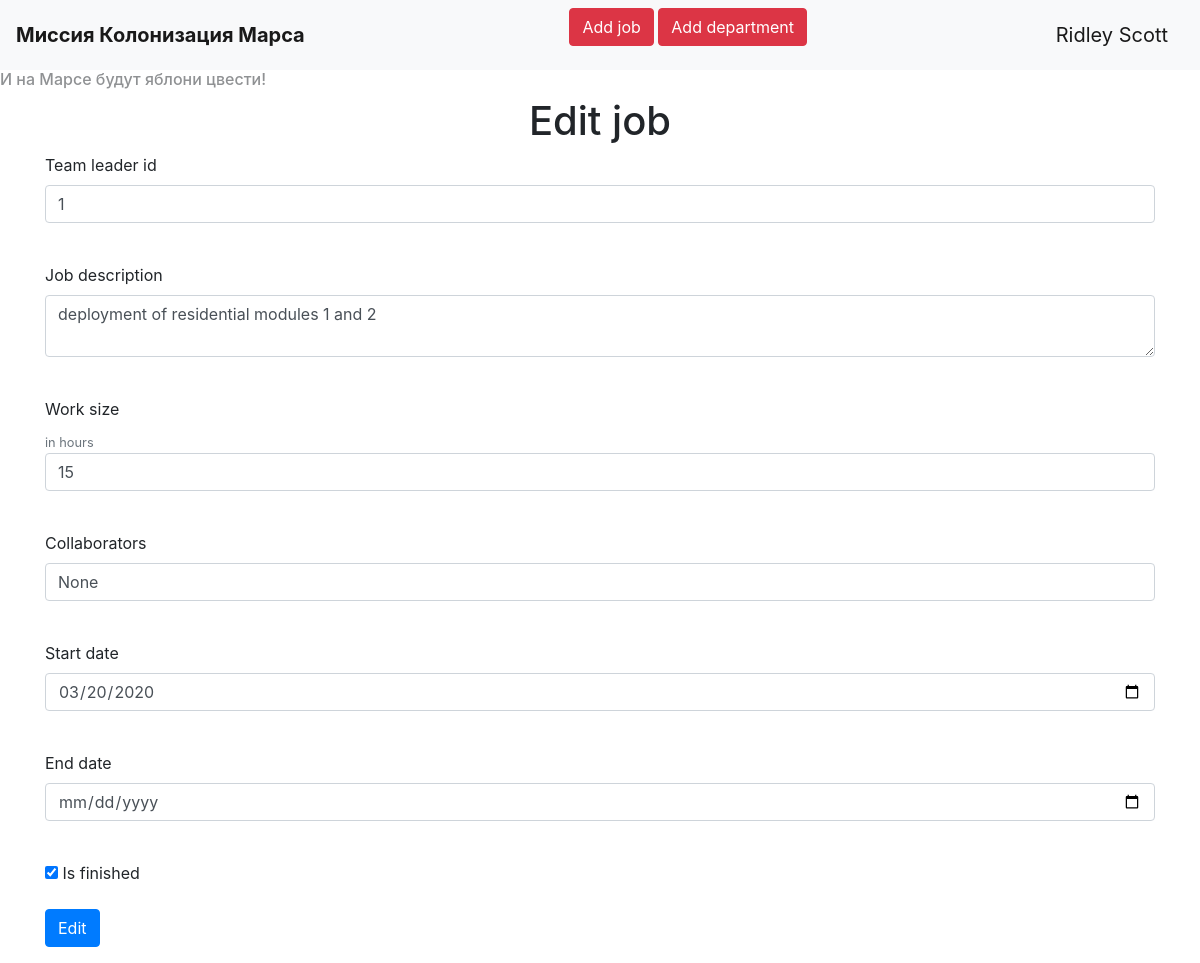
Screenshot of /edit/job/1 (signed in) with the database file from the repository.
### __all_models.py (models this page shows, shortened)
class User(SqlAlchemyBase, UserMixin):
    __tablename__ = 'users'
    id = sqlalchemy.Column(sqlalchemy.Integer, primary_key=True, autoincrement=True)
    surname = sqlalchemy.Column(sqlalchemy.String)
    name = sqlalchemy.Column(sqlalchemy.String)
    age = sqlalchemy.Column(sqlalchemy.Integer)
    position = sqlalchemy.Column(sqlalchemy.String)
    speciality = sqlalchemy.Column(sqlalchemy.String)
    address = sqlalchemy.Column(sqlalchemy.String)
    email = sqlalchemy.Column(sqlalchemy.String, unique=True)
    hashed_password = sqlalchemy.Column(sqlalchemy.String)
    modified_date = sqlalchemy.Column(sqlalchemy.DateTime)
    username = sqlalchemy.Column(sqlalchemy.String, unique=True)

class Jobs(SqlAlchemyBase):
    __tablename__ = 'jobs'
    id = sqlalchemy.Column(sqlalchemy.Integer, primary_key=True, autoincrement=True)
    team_leader = sqlalchemy.Column(sqlalchemy.Integer, sqlalchemy.ForeignKey('users.id'))
    job = sqlalchemy.Column(sqlalchemy.String)
    work_size = sqlalchemy.Column(sqlalchemy.Integer)
    collaborators = sqlalchemy.Column(sqlalchemy.String)
    start_date = sqlalchemy.Column(sqlalchemy.DateTime, default=datetime.datetime.now())
    end_date = sqlalchemy.Column(sqlalchemy.DateTime)
    is_finished = sqlalchemy.Column(sqlalchemy.Boolean)
    creator_id = sqlalchemy.Column(sqlalchemy.Integer)
    users = orm.relation('User')
    tm_leader = orm.relationship('User', foreign_keys='Jobs.team_leader')

### main.py (the view, shortened to what this page needs)
@app.route('/edit/<type>/<int:id>', methods=['GET', 'POST'])
@login_required
def edit_item(type, id):
    if type == 'job':
        form = NewJobForm()
        form.submit.label.text = 'Edit'
        sesion = db_session.create_session()
        job = sesion.query(Jobs).get(id)
        if not job:
            abort(404)
        if request.method == 'GET':
            form.collaborator.data = 'None'
            form.job.data = job.job
            form.work_size.data = job.work_size
            form.team_leader.data = job.team_leader
            form.start_date.data = job.start_date
            form.end_date.data = job.end_date
            form.is_finished.data = job.is_finished
        return render_template('newjob.html', add_title='Edit job', title='Job edit', form=form)

### forms.py
class NewJobForm(FlaskForm):
    team_leader = IntegerField('Team leader id', validators=[DataRequired()])
    job = TextAreaField('Job description', validators=[DataRequired()])
    work_size = FloatField('Work size', validators=[DataRequired()])
    collaborator = StringField('Collaborators', validators=[DataRequired()])
    start_date = DateField('Start date', default=datetime.datetime.today(), format='%Y-%m-%d')
    end_date = DateField('End date', default=datetime.datetime.today(), format='%Y-%m-%d')
    is_finished = BooleanField('Is finished', default=False)
    submit = SubmitField('Add job')

### db_session.py (called while the page is built)
def create_session() -> Session:
    global __factory
    return __factory()

### main.py (called while the page is built)
@login_manager.user_loader
def load_user(id):
    sesion = db_session.create_session()
    return sesion.query(User).get(id)

### templates/newjob.html (shortened to what this page needs)
{% extends "base.html" %}
{% block content %}
    <div align="center">
    <h1>{{add_title}}</h1>
    </div>
    <form action="" method="post" novalidate>
        {% for field in form if field.name != 'csrf_token' and field.name != 'submit'%}
        <p>
            {% if field.name != 'is_finished'%}
            {{ field.label }}<br>
            {% if field.name == 'work_size' %}
                <small class="text-muted">in hours</small>
            {% endif %}
            {{ field(class="form-control") }}<br>
            {% else %}
                {{field()}} {{field.label}}
            {% endif %}
        </p>
        {% endfor %}
        <p>{{form.submit(class="btn btn-primary",type="submit")}}</p>
    </form>
{% endblock %}

### templates/base.html (shortened to what this page needs)
<!doctype html>
<html lang="en">
<head>
    <link rel="stylesheet"
          href="https://stackpath.bootstrapcdn.com/bootstrap/4.4.1/css/bootstrap.min.css"
>
    <link rel="stylesheet" href="{{ url_for('static', filename='css/style.css') }}">
</head>
<body>
<header>
    <nav class="navbar navbar-light bg-light">
        <a class="navbar-brand" href="/"><b>Миссия Колонизация Марса</b></a>
        {% if request.path != '/addjob'%}
        <p>
        <a class="btn btn-danger" href="/addjob">Add job</a>
        <a class="btn btn-danger" href="/adddepartment">Add department</a>
        </p>
        {% endif %}
        {% if current_user.is_authenticated %}
            <a class="navbar-brand" href="/logout">{{ current_user.name }} {{ current_user.surname }}</a>
        {% else %}
            <p>
            <a class="btn btn-primary " href="/register">Зарегистрироваться</a>
            <a class="btn btn-success" href="/login">Войти</a>
            </p>
        {% endif %}
    </nav>
</header>
 <h6 style="opacity: 0.5">И на Марсе будут яблони цвести!</h6>
<main role="main" class="container">
    {% block content %}{% endblock %}
</main>
</body>
</html>

### rows the page displays
User: name "Ridley", surname "Scott"
Jobs: team_leader "1" "deployment of residential modules 1 and 2" "15" "03/20/2020", is_finished "☑"

### other values shown
{{ add_title }} "Edit job"
{{ field.label }} "Team leader id" "Job description" "Work size" "Collaborators" "Start date" "End date"
{{ field.label }} "Is finished"
